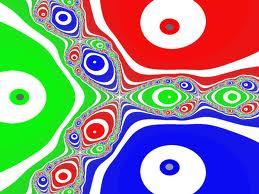
//> input picture Projects1/myWinForm/myWinForm/Debug/images.jpg, 259 x 194 px
$ ./threshold ../../../../Projects1/myWinForm/myWinForm/Debug/images.jpg   (built with g++ and OpenCV 4)
//> lines starting //> are read from the running program, lines starting //| are printed output that depends on the picture
// threshold.cpp : Defines the entry point for the console application.
//

#include "stdafx.h"


/**
 * @file Threshold.cpp
 * @brief Sample code that shows how to use the diverse threshold options offered by OpenCV
 * @author OpenCV team
 */

#include "opencv2/imgproc/imgproc.hpp"
#include "opencv2/highgui/highgui.hpp"
#include <stdlib.h>
#include <stdio.h>

using namespace cv;

/// Global variables

int threshold_value = 0;
int threshold_type = 3;;
int const max_value = 255;
int const max_type = 4;
int const max_BINARY_value = 255;

Mat src, src_gray, dst;
const char* window_name = "Threshold Demo";

const char* trackbar_type = "Type";
const char* trackbar_value = "Value";

/// Function headers
void Threshold_Demo( int, void* );

/**
 * @function main
 */
int main( int, char** argv )
{
  /// Load an image
  src = imread( argv[1], 1 );
//> src is the input picture: 194 rows x 259 cols, CV_8UC3; mean B, G, R 146.3, 143.4, 146.8

  /// Convert the image to Gray
  cvtColor( src, src_gray, COLOR_RGB2GRAY );
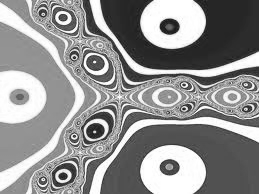
//> src_gray: 194 rows x 259 cols, CV_8UC1; min 21, max 255, mean 144.6

  /// Create a window to display results
  namedWindow( window_name, 0 );

  /// Create Trackbar to choose type of Threshold
  createTrackbar( trackbar_type,
          window_name, &threshold_type,
          max_type, Threshold_Demo );

  createTrackbar( trackbar_value,
          window_name, &threshold_value,
          max_value, Threshold_Demo );
//> slider 'Value' is set to 85

  /// Call the function to initialize
  Threshold_Demo( 0, 0 );
//> in Threshold_Demo, `threshold( src_gray, dst, threshold_value, max_BINARY_value,threshold_..`:
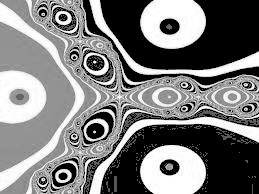
//> dst: 194 rows x 259 cols, CV_8UC1; min 0, max 255, mean 123.8

  /// Wait until user finishes program
  for(;;)
    {
      int c;
      c = waitKey( 20 );
//> the Esc key is pressed
      if( (char)c == 27 )
    { break; }
    }

}


/**
 * @function Threshold_Demo
 */
void Threshold_Demo( int, void* )
{
  /* 0: Binary
     1: Binary Inverted
     2: Threshold Truncated
     3: Threshold to Zero
     4: Threshold to Zero Inverted
   */

  threshold( src_gray, dst, threshold_value, max_BINARY_value,threshold_type );

  imshow( window_name, dst );
}
